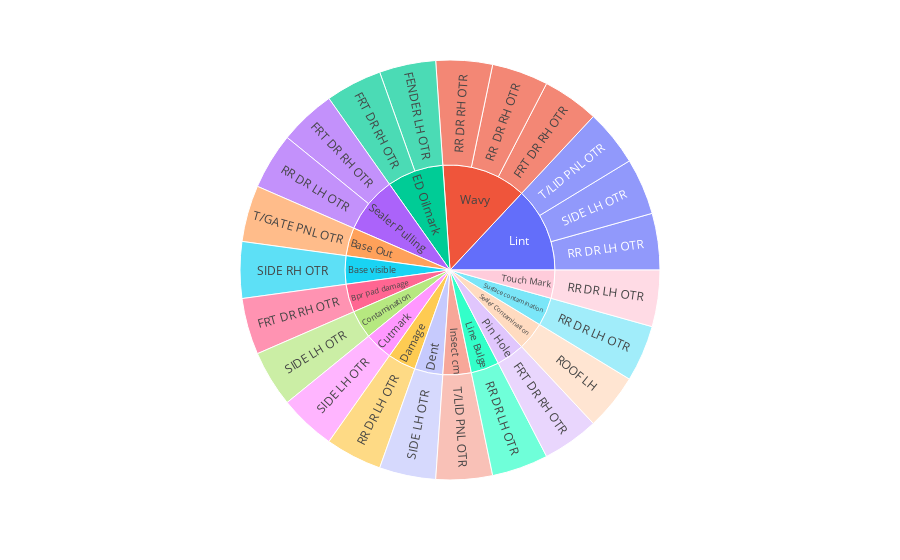
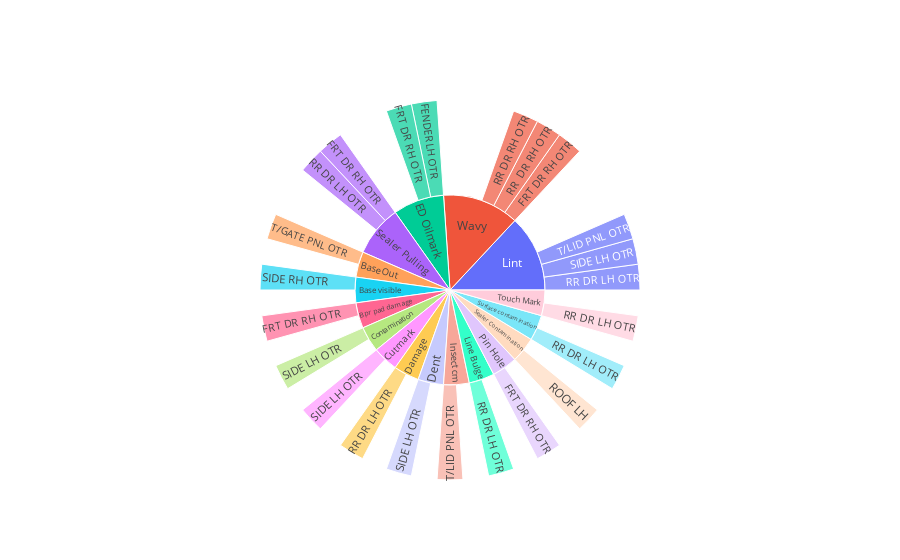

Source (notebook cell) for these figures, in order:
### Code cell
fig = px.sunburst(parts,path=["Defect Desc", "Part Content"])
fig.show()
fig2 = go.Figure(go.Sunburst(
    labels  = fig['data'][0]['labels'].tolist(),
    parents = fig['data'][0]['parents'].tolist(),
    values  = fig['data'][0]['values'].tolist(),
    ids     = fig['data'][0]['ids'].tolist(),
    domain  = {'x': [0.0, 1.0], 'y': [0.0, 1.0]}
))
fig2.show()

### Figure 1 — Plotly figure (JSON) as saved in the notebook; plotly's stock layout.template omitted (floating-point values rounded to 4 significant figures)
{"data": [{"branchvalues": "total", "domain": {"x": [0, 1], "y": [0, 1]}, "hovertemplate": "labels=%{label}<br>count=%{value}<br>parent=%{parent}<br>id=%{id}<extra></extra>", "ids": ["ED Oilmark/FENDER LH OTR", "Bpr pad damage/FRT DR RH OTR", "ED Oilmark/FRT DR RH OTR", "Pin Hole/FRT DR RH OTR", "Sealer Pulling/FRT DR RH OTR", "Wavy/FRT DR RH OTR", "Sealer Contamination/ROOF LH", "Wavy/RR  DR RH OTR", "Damage/RR DR LH OTR", "Line Bulge/RR DR LH OTR", "Lint/RR DR LH OTR", "Sealer Pulling/RR DR LH OTR", "Surface contamination/RR DR LH OTR", "Touch Mark/RR DR LH OTR", "Wavy/RR DR RH OTR", "Contamination/SIDE LH OTR", "Cutmark/SIDE LH OTR", "Dent/SIDE LH OTR", "Lint/SIDE LH OTR", "Base visible/SIDE RH OTR", "Base Out/T/GATE PNL OTR", "Insect cm/T/LID PNL OTR", "Lint/T/LID PNL OTR", "Base Out", "Base visible", "Bpr pad damage", "Contamination", "Cutmark", "Damage", "Dent", "ED Oilmark", "Insect cm", "Line Bulge", "Lint", "Pin Hole", "Sealer Contamination", "Sealer Pulling", "Surface contamination", "Touch Mark", "Wavy"], "labels": ["FENDER LH OTR", "FRT DR RH OTR", "FRT DR RH OTR", "FRT DR RH OTR", "FRT DR RH OTR", "FRT DR RH OTR", "ROOF LH", "RR  DR RH OTR", "RR DR LH OTR", "RR DR LH OTR", "RR DR LH OTR", "RR DR LH OTR", "RR DR LH OTR", "RR DR LH OTR", "RR DR RH OTR", "SIDE LH OTR", "SIDE LH OTR", "SIDE LH OTR", "SIDE LH OTR", "SIDE RH OTR", "T/GATE PNL OTR", "T/LID PNL OTR", "T/LID PNL OTR", "Base Out", "Base visible", "Bpr pad damage", "Contamination", "Cutmark", "Damage", "Dent", "ED Oilmark", "Insect cm", "Line Bulge", "Lint", "Pin Hole", "Sealer Contamination", "Sealer Pulling", "Surface contamination", "Touch Mark", "Wavy"], "name": "", "parents": ["ED Oilmark", "Bpr pad damage", "ED Oilmark", "Pin Hole", "Sealer Pulling", "Wavy", "Sealer Contamination", "Wavy", "Damage", "Line Bulge", "Lint", "Sealer Pulling", "Surface contamination", "Touch Mark", "Wavy", "Contamination", "Cutmark", "Dent", "Lint", "Base visible", "Base Out", "Insect cm", "Lint", "", "", "", "", "", "", "", "", "", "", "", "", "", "", "", "", ""], "type": "sunburst", "values": [1, 1, 1, 1, 1, 1, 1, 1, 1, 1, 1, 1, 1, 1, 1, 1, 1, 1, 1, 1, 1, 1, 1, 1, 1, 1, 1, 1, 1, 1, 2, 1, 1, 3, 1, 1, 2, 1, 1, 3]}], "layout": {"legend": {"tracegroupgap": 0}, "margin": {"t": 60}}}

### Figure 2 — Plotly figure (JSON) as saved in the notebook; plotly's stock layout.template omitted (floating-point values rounded to 4 significant figures)
{"data": [{"domain": {"x": [0, 1], "y": [0, 1]}, "ids": ["ED Oilmark/FENDER LH OTR", "Bpr pad damage/FRT DR RH OTR", "ED Oilmark/FRT DR RH OTR", "Pin Hole/FRT DR RH OTR", "Sealer Pulling/FRT DR RH OTR", "Wavy/FRT DR RH OTR", "Sealer Contamination/ROOF LH", "Wavy/RR  DR RH OTR", "Damage/RR DR LH OTR", "Line Bulge/RR DR LH OTR", "Lint/RR DR LH OTR", "Sealer Pulling/RR DR LH OTR", "Surface contamination/RR DR LH OTR", "Touch Mark/RR DR LH OTR", "Wavy/RR DR RH OTR", "Contamination/SIDE LH OTR", "Cutmark/SIDE LH OTR", "Dent/SIDE LH OTR", "Lint/SIDE LH OTR", "Base visible/SIDE RH OTR", "Base Out/T/GATE PNL OTR", "Insect cm/T/LID PNL OTR", "Lint/T/LID PNL OTR", "Base Out", "Base visible", "Bpr pad damage", "Contamination", "Cutmark", "Damage", "Dent", "ED Oilmark", "Insect cm", "Line Bulge", "Lint", "Pin Hole", "Sealer Contamination", "Sealer Pulling", "Surface contamination", "Touch Mark", "Wavy"], "labels": ["FENDER LH OTR", "FRT DR RH OTR", "FRT DR RH OTR", "FRT DR RH OTR", "FRT DR RH OTR", "FRT DR RH OTR", "ROOF LH", "RR  DR RH OTR", "RR DR LH OTR", "RR DR LH OTR", "RR DR LH OTR", "RR DR LH OTR", "RR DR LH OTR", "RR DR LH OTR", "RR DR RH OTR", "SIDE LH OTR", "SIDE LH OTR", "SIDE LH OTR", "SIDE LH OTR", "SIDE RH OTR", "T/GATE PNL OTR", "T/LID PNL OTR", "T/LID PNL OTR", "Base Out", "Base visible", "Bpr pad damage", "Contamination", "Cutmark", "Damage", "Dent", "ED Oilmark", "Insect cm", "Line Bulge", "Lint", "Pin Hole", "Sealer Contamination", "Sealer Pulling", "Surface contamination", "Touch Mark", "Wavy"], "parents": ["ED Oilmark", "Bpr pad damage", "ED Oilmark", "Pin Hole", "Sealer Pulling", "Wavy", "Sealer Contamination", "Wavy", "Damage", "Line Bulge", "Lint", "Sealer Pulling", "Surface contamination", "Touch Mark", "Wavy", "Contamination", "Cutmark", "Dent", "Lint", "Base visible", "Base Out", "Insect cm", "Lint", "", "", "", "", "", "", "", "", "", "", "", "", "", "", "", "", ""], "type": "sunburst", "values": [1, 1, 1, 1, 1, 1, 1, 1, 1, 1, 1, 1, 1, 1, 1, 1, 1, 1, 1, 1, 1, 1, 1, 1, 1, 1, 1, 1, 1, 1, 2, 1, 1, 3, 1, 1, 2, 1, 1, 3]}], "layout": {}}
